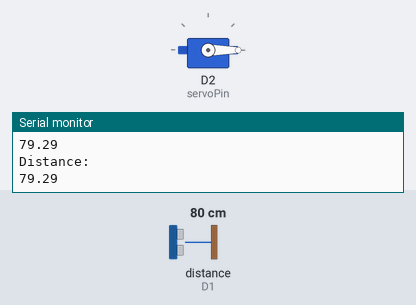
The program below on a simulated ESP8266 (NodeMCU). Parts: servo, the last lines printed to the serial monitor. Wiring (inferred from the names in the program): ultrasonic range finder: trigger D0; echo D1. The inputs (shaded band) are chosen by the test bench; at power-on: distance to the obstacle (sensor on D1) 80 cm. The echo pulse lasts 58.3 µs per cm.

Above: at 1.3 s.
1.4 s: distance to the obstacle (sensor on D1) set to 18 cm
2.9 s: distance to the obstacle (sensor on D1) set to 13 cm
At 4.7 s:
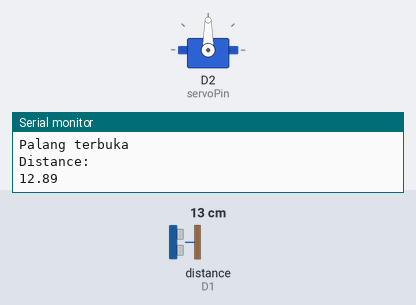
5.4 s: distance to the obstacle (sensor on D1) set to 17 cm
6.9 s: distance to the obstacle (sensor on D1) set to 23 cm
At 7.4 s:
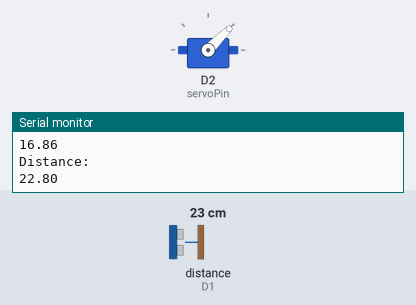
9.0 s: distance to the obstacle (sensor on D1) set to 2 cm
At 10.11 s:
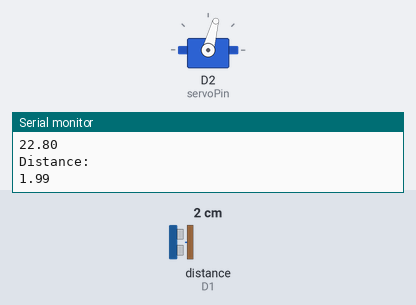
11.7 s: distance to the obstacle (sensor on D1) set to 35 cm
At 12.53 s:
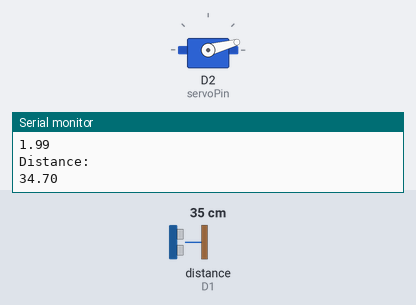
Timing chart, 0 to 14.7 s (numbered marks = the images above; inputs shaded):
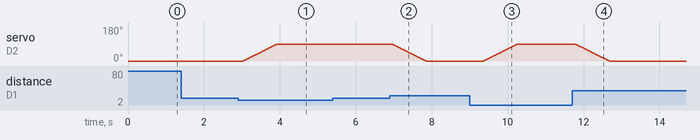

Measured:
- the behaviour switches between 16 and 15 cm on distance to the obstacle (sensor on D1) (found by bisection; images 0 and 1)
- the behaviour switches between 20 and 21 cm on distance to the obstacle (sensor on D1) (found by bisection; images 1 and 2)
- after the input at 2.9 s, servo on D2 (servoPin): moves from 0° to 90° over 0.90 s, starting after 0.13 s
- after the input at 6.9 s, servo on D2 (servoPin): moves from 90° to 0° over 0.90 s, starting after 0.05 s
- after the input at 9.0 s, servo on D2 (servoPin): moves from 0° to 90° over 0.90 s, starting after 0.37 s
- after the input at 11.7 s, servo on D2 (servoPin): moves from 90° to 0° over 0.90 s, starting after 0.08 s

The program:

main.cpp
```cpp
#include <Arduino.h>
#include <Servo.h>

const int trigPin = D0;
const int echoPin = D1;
const int servoPin = D2;

Servo gateServo;

long duration;
float distance;
bool isOpen = false;

void setup () {
  Serial.begin(9600);
  pinMode(trigPin, OUTPUT);
  pinMode(echoPin, INPUT);
  gateServo.attach(servoPin);
  gateServo.write(0);
}

void loop () {
  digitalWrite(trigPin, LOW);
  delayMicroseconds(2);
  digitalWrite(trigPin, HIGH);
  delayMicroseconds(10);
  digitalWrite(trigPin, LOW);

  duration = pulseIn(echoPin, HIGH);
  distance = (duration * 0.034) / 2;

  Serial.println("Distance: ");
  Serial.println(distance);

  if (distance > 0 && distance <= 15 && !isOpen) {
    for (int pos = 0; pos <= 90; pos++) {
      gateServo.write(pos);
      delay(10);
    }
    isOpen = true;
    Serial.println("Palang terbuka");
  } else if (distance > 20 && isOpen) {
      for (int pos = 90; pos >= 0; pos--) {
        gateServo.write(pos);
        delay(10);
      }
      isOpen = false;
      Serial.println("Palang tertutup");
  }
  delay(500);
}
```
